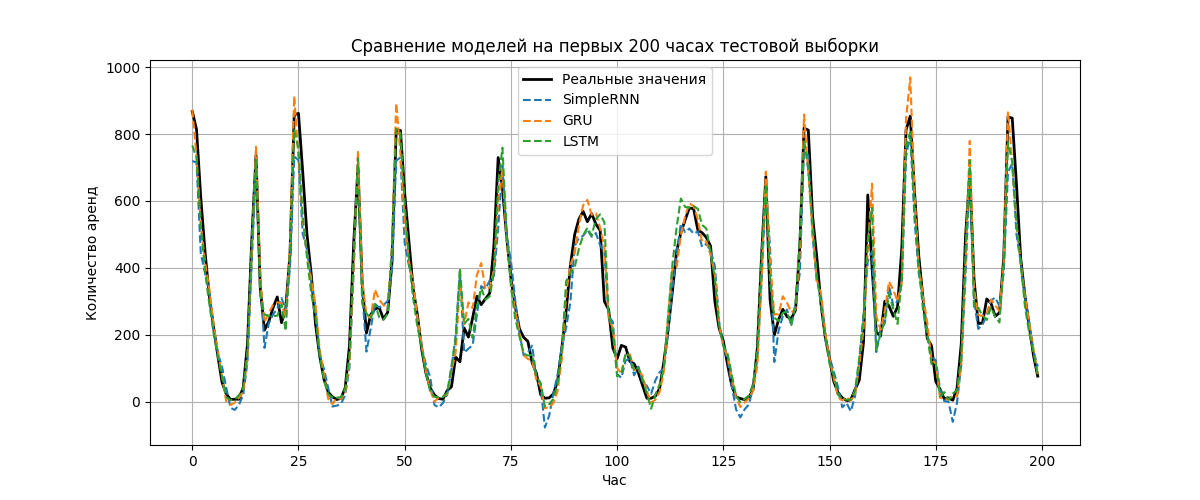

Write the Python code that produced this figure.
import numpy as np
import pandas as pd
import tensorflow as tf
import matplotlib.pyplot as plt

from sklearn.model_selection import train_test_split
from sklearn.preprocessing import MinMaxScaler
from tensorflow.keras.models import Sequential
from tensorflow.keras.layers import Dense, SimpleRNN, GRU, LSTM
from tensorflow.keras.optimizers import Adam
from tensorflow.keras import backend as K




data_path = "bike+sharing+dataset/hour.csv"
data = pd.read_csv(data_path)

print("Размер датасета:", data.shape)


features = ["cnt", "temp", "hum", "windspeed"]
data = data[features].values


# Нормализация

scaler = MinMaxScaler()
data_scaled = scaler.fit_transform(data)


#Создание последовательностей
def create_sequences(data, window=24):
    X_seq, y_seq = [], []

    for i in range(len(data) - window):
        X_seq.append(data[i:i + window])
        y_seq.append(data[i + window][0])  # cnt — первый столбец

    return np.array(X_seq), np.array(y_seq)


sequence_length = 24
X_seq, y_seq = create_sequences(data_scaled, window=sequence_length)


# Train/test split

X_train, X_test, y_train, y_test = train_test_split(
    X_seq,
    y_seq,
    test_size=0.2,
    shuffle=False
)

print("X_train:", X_train.shape)
print("X_test:", X_test.shape)


# Метрика R2

def custom_r2(y_true, y_pred):
    ss_res = tf.reduce_sum(tf.square(y_true - y_pred))
    ss_tot = tf.reduce_sum(tf.square(y_true - tf.reduce_mean(y_true)))
    return 1.0 - ss_res / (ss_tot + K.epsilon())


# Функция обучения модели

def train_model(model, name):
    print(f"\nОбучение модели {name}")

    history = model.fit(
        X_train,
        y_train,
        validation_split=0.2,
        epochs=num_epochs,
        batch_size=batch_size,
        verbose=1,
        shuffle=False
    )

    val_losses[name] = history.history["val_loss"]
    val_r2_scores[name] = history.history["val_custom_r2"]

    test_loss, test_r2 = model.evaluate(X_test, y_test, verbose=0)

    print(f"{name} — Test MSE: {test_loss:.5f}, Test R2: {test_r2:.5f}")

    return history


#параметры


num_epochs = 20
batch_size = 32
learning_rate = 0.001

input_shape = X_train.shape[1:]

val_losses = {}
val_r2_scores = {}


# SimpleRNN

rnn_model = Sequential([
    SimpleRNN(32, input_shape=input_shape),
    Dense(1)
])

rnn_model.compile(
    optimizer=Adam(learning_rate),
    loss="mse",
    metrics=[custom_r2]
)

train_model(rnn_model, "SimpleRNN")


# GRU


gru_model = Sequential([
    GRU(32, input_shape=input_shape),
    Dense(1)
])

gru_model.compile(
    optimizer=Adam(learning_rate),
    loss="mse",
    metrics=[custom_r2]
)

train_model(gru_model, "GRU")


# LSTM

lstm_model = Sequential([
    LSTM(32, input_shape=input_shape),
    Dense(1)
])

lstm_model.compile(
    optimizer=Adam(learning_rate),
    loss="mse",
    metrics=[custom_r2]
)

train_model(lstm_model, "LSTM")


# График validation loss

plt.figure(figsize=(10, 5))

for name, loss in val_losses.items():
    plt.plot(loss, label=f"{name} - Val Loss")

plt.title("Validation Loss (MSE)")
plt.xlabel("Epoch")
plt.ylabel("Loss")
plt.legend()
plt.grid(True)
plt.show()


#  Обратное преобразование cnt после нормализации

def inverse_cnt(values):
    dummy = np.zeros((len(values), len(features)))
    dummy[:, 0] = values.reshape(-1)
    restored = scaler.inverse_transform(dummy)
    return restored[:, 0]


y_pred_rnn = inverse_cnt(rnn_model.predict(X_test).reshape(-1))
y_pred_gru = inverse_cnt(gru_model.predict(X_test).reshape(-1))
y_pred_lstm = inverse_cnt(lstm_model.predict(X_test).reshape(-1))

y_test_real = inverse_cnt(y_test.reshape(-1))


#  Собственные метрики на реальных значениях

def mse_np(y_true, y_pred):
    return np.mean((y_true - y_pred) ** 2)


def mae_np(y_true, y_pred):
    return np.mean(np.abs(y_true - y_pred))


def rmse_np(y_true, y_pred):
    return np.sqrt(mse_np(y_true, y_pred))


def r2_np(y_true, y_pred):
    ss_res = np.sum((y_true - y_pred) ** 2)
    ss_tot = np.sum((y_true - np.mean(y_true)) ** 2)
    return 1 - ss_res / (ss_tot + 1e-8)


print("\nРЕЗУЛЬТАТЫ НА TEST")
print(
    "SimpleRNN:",
    "MSE =", round(mse_np(y_test_real, y_pred_rnn), 3),
    "RMSE =", round(rmse_np(y_test_real, y_pred_rnn), 3),
    "MAE =", round(mae_np(y_test_real, y_pred_rnn), 3),
    "R2 =", round(r2_np(y_test_real, y_pred_rnn), 3)
)

print(
    "GRU:",
    "MSE =", round(mse_np(y_test_real, y_pred_gru), 3),
    "RMSE =", round(rmse_np(y_test_real, y_pred_gru), 3),
    "MAE =", round(mae_np(y_test_real, y_pred_gru), 3),
    "R2 =", round(r2_np(y_test_real, y_pred_gru), 3)
)

print(
    "LSTM:",
    "MSE =", round(mse_np(y_test_real, y_pred_lstm), 3),
    "RMSE =", round(rmse_np(y_test_real, y_pred_lstm), 3),
    "MAE =", round(mae_np(y_test_real, y_pred_lstm), 3),
    "R2 =", round(r2_np(y_test_real, y_pred_lstm), 3)
)


#Общий график сравнения

plt.figure(figsize=(12, 5))

plt.plot(y_test_real[:200], label="Реальные значения", color="black", linewidth=2)
plt.plot(y_pred_rnn[:200], label="SimpleRNN", linestyle="--")
plt.plot(y_pred_gru[:200], label="GRU", linestyle="--")
plt.plot(y_pred_lstm[:200], label="LSTM", linestyle="--")

plt.title("Сравнение моделей на первых 200 часах тестовой выборки")
plt.xlabel("Час")
plt.ylabel("Количество аренд")
plt.legend()
plt.grid(True)
plt.show()


#  Отдельные графики

plt.figure(figsize=(10, 4))
plt.plot(y_test_real[:200], label="Реальные значения", color="black", linewidth=2)
plt.plot(y_pred_rnn[:200], label="SimpleRNN", linestyle="--")
plt.title("SimpleRNN: прогноз vs реальные значения")
plt.xlabel("Час")
plt.ylabel("Количество аренд")
plt.legend()
plt.grid(True)
plt.show()

plt.figure(figsize=(10, 4))
plt.plot(y_test_real[:200], label="Реальные значения", color="black", linewidth=2)
plt.plot(y_pred_gru[:200], label="GRU", linestyle="--")
plt.title("GRU: прогноз vs реальные значения")
plt.xlabel("Час")
plt.ylabel("Количество аренд")
plt.legend()
plt.grid(True)
plt.show()

plt.figure(figsize=(10, 4))
plt.plot(y_test_real[:200], label="Реальные значения", color="black", linewidth=2)
plt.plot(y_pred_lstm[:200], label="LSTM", linestyle="--")
plt.title("LSTM: прогноз vs реальные значения")
plt.xlabel("Час")
plt.ylabel("Количество аренд")
plt.legend()
plt.grid(True)
plt.show()
